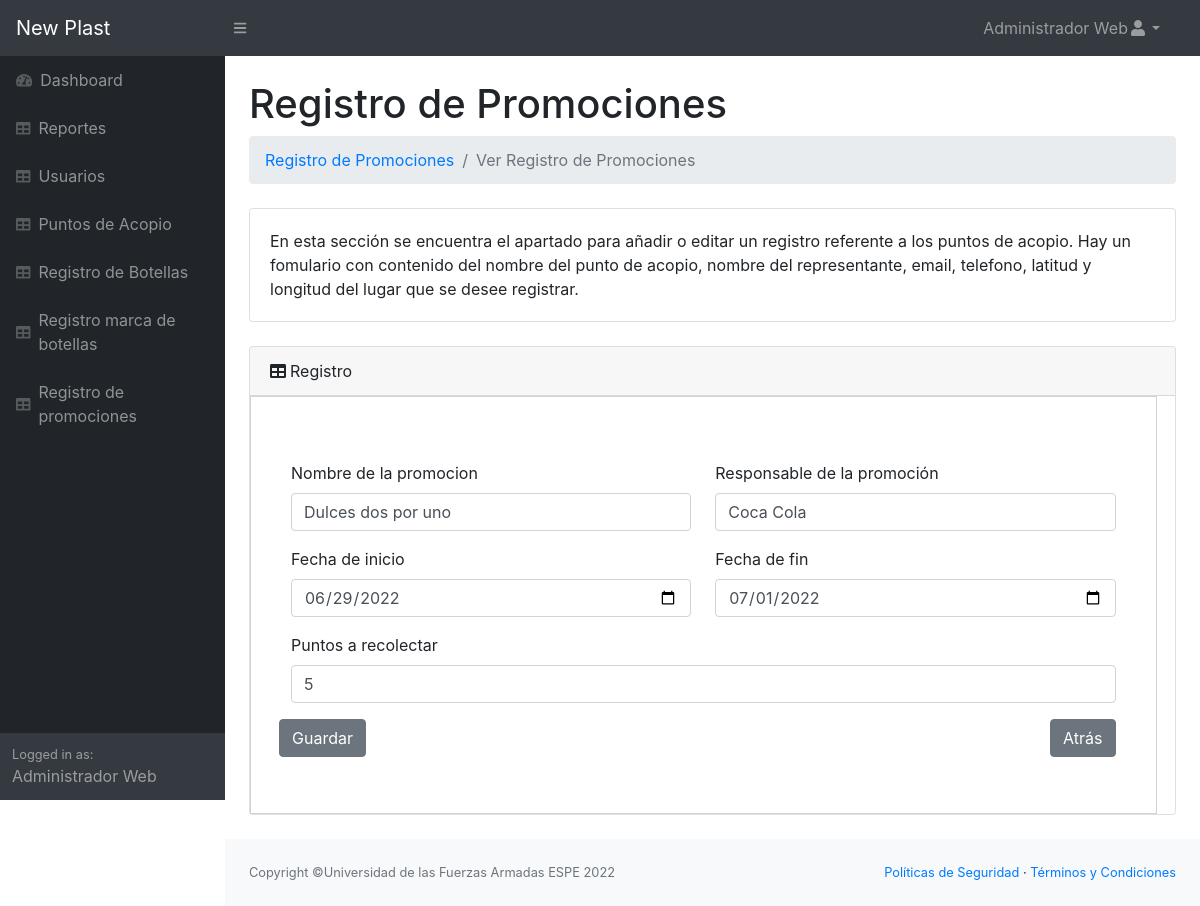
The page /respaldo-admin/editar_registro_promocion.php?edit=1 (signed in) on the database its author committed.
### tables this page shows
CREATE TABLE IF NOT EXISTS `registro_promocion` (
  `id` int(11) NOT NULL AUTO_INCREMENT,
  `nombre_promocion` varchar(255) NOT NULL,
  `responsable_promocion` varchar(255) NOT NULL,
  `fecha_inicio` date NOT NULL,
  `fecha_fin` date NOT NULL,
  `puntos_recolectar` int(11) NOT NULL,
  PRIMARY KEY (`id`) USING BTREE
);

### respaldo-admin/editar_registro_promocion.php (the view, shortened to what this page needs)
<?php
	require 'conexion.php';
?>
<!DOCTYPE html>
<html lang="en">
    <head>
        <link href="css/styles.css" rel="stylesheet" />
        <link href="css/estilo1.css" rel="stylesheet" />
        <link href="https://cdn.datatables.net/1.10.20/css/dataTables.bootstrap4.min.css" rel="stylesheet"
 />
    </head>
    <body class="sb-nav-fixed">
        <?php
            include('partials/header.php');
        ?>
        <div id="layoutSidenav">
            <?php
                include('partials/sidebar.php');
            ?>
            <div id="layoutSidenav_content">
                <main>
                    <div class="container-fluid">
                        <h1 class="mt-4">Registro de Promociones</h1>
                        <ol class="breadcrumb mb-4">
                            <li class="breadcrumb-item"><a href="registro_promocion.php">Registro de Promociones</a></li>
                            <li class="breadcrumb-item active">Ver Registro de Promociones</li>
                        </ol>
                        <div class="card mb-4">
                            <div class="card-body">
                            En esta sección se encuentra el apartado para añadir o editar un registro referente a los puntos de acopio.
                            Hay un fomulario con contenido del nombre del punto de acopio, nombre del representante, email, telefono, latitud y longitud del lugar
                            que se desee registrar.
                            </div>
                        </div>
                        <div class="card mb-4">
                            <div class="card-header"><i class="fas fa-table mr-1"></i>Registro</div>
                                <div class="content-box">
                                    <br>
                                    <?php
                                    if(!empty($_GET['edit'])){
                                        $editId= $_GET['edit'];
                                        $query="SELECT * FROM registro_promocion WHERE id=$editId";
                                        $res= $mysqli->query($query);
                                        $editData=$res->fetch_assoc();
                                        $nombre_promocion= $editData['nombre_promocion'];
                                        $responsable_promocion= $editData['responsable_promocion'];
                                        $fecha_inicio= $editData['fecha_inicio'];
                                        $fecha_fin= $editData['fecha_fin'];
                                        $puntos_recolectar= $editData['puntos_recolectar'];
                                        $idAttr="updateForm";
                                    }?>
                                    <form id="<?php echo $idAttr; ?>" rel="<?php echo $editId; ?>" name="registro_promocion">
                                        <div class="row">
                                            <div class="col">
                                                <div class="form-group">
                                                    <label>Nombre de la promocion</label>
                                                    <input type="text" class="form-control"
                                                    name="nombre_promocion" value="<?php echo $nombre_promocion; ?>">
                                                </div>
                                            </div>
                                            <div class="col">
                                                <div class="form-group">
                                                    <label>Responsable de la promoción</label>
                                                    <input type="text" class="form-control"
                                                    name="responsable_promocion" value="<?php echo $responsable_promocion; ?>">
                                                </div>
                                            </div>
                                        </div>
                                        <div class="row">
                                            <div class="col">
                                                <div class="form-group">
                                                    <label>Fecha de inicio</label>
                                                    <input required type="date" class="form-control"
                                                    name="fecha_inicio" value="<?php echo $fecha_inicio; ?>">
                                                </div>
                                            </div>
                                            <div class="col">
                                                <div class="form-group">
                                                    <label>Fecha de fin</label>
                                                    <input required type="date" class="form-control"
                                                    name="fecha_fin" value="<?php echo $fecha_fin; ?>">
                                                </div>
                                            </div>
                                        </div>
                                        <div class="row">
                                            <div class="col">
                                                <div class="form-group">
                                                    <label>Puntos a recolectar</label>
                                                    <input type="number" class="form-control" placeholder="Número de puntos"
                                                        name="puntos_recolectar" value="<?php echo $puntos_recolectar; ?>">
                                                </div>
                                            </div>
                                        </div>
                                        <div class="row">
                                            <div class="form-group">
                                                <button class="btn btn-secondary">Guardar</button>
                                            </div>
                                            <div class="col text-right">
                                                <a href="registro_promocion.php?" class="btn btn-secondary content-link1">Atrás </a>
                                            </div>
                                        </div>
                                    </form>
                                </div>
                        </div>
                    </div>
                </main>
                <?php
                    include('partials/footer.php');
                ?>
    </body>
</html>

### respaldo-admin/css/estilo1.css (style rules this page uses)
.content-box { width: 98%; border: 1px solid lightgray; padding: 40px; }
label::after { color: #ffffff !important; background-color: #dc3545 !important; }

### rows shown on the page
registro_promocion: nombre_promocion "Dulces dos por uno", responsable_promocion "Coca Cola", fecha_inicio "06/29/2022", fecha_fin "07/01/2022", puntos_recolectar "5"

### other values the page prints
$nombre "Administrador Web"
$_SESSION['nombre'] "Administrador Web"
